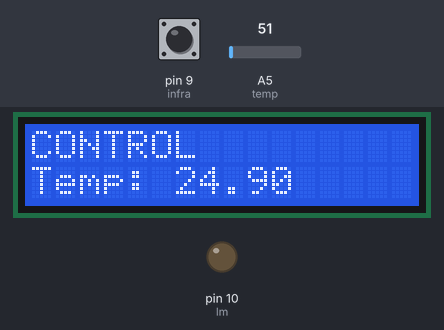
Bench run of a sketch on a simulated Arduino Uno, built with avr-gcc and run on an emulated ATmega328P. On the bench: 16×2 character LCD, output pins drawn as LEDs (lit = HIGH). The test bench sets the inputs (shaded band); at power-on: pin 9 (infra) HIGH, A5 (temp) = 51. Pins used as bus, display or sensor lines are not drawn.

Above: at 3.2 s.
3.3 s: pin 9 (infra) driven LOW
At 3.4 s:
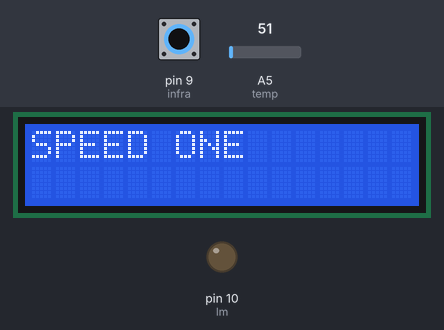
5.4 s: pin 9 (infra) driven HIGH
At 6.7 s:
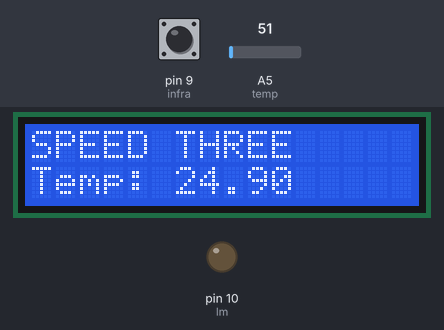
7.0 s: A5 (temp) set to 61
At 8.0 s:
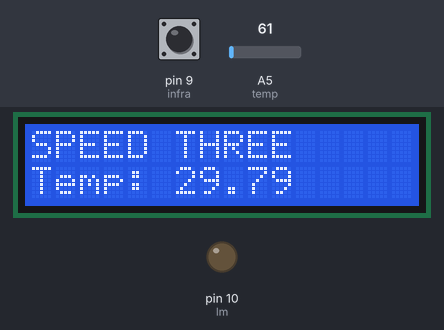
8.5 s: A5 (temp) set to 71
At 9.1 s:
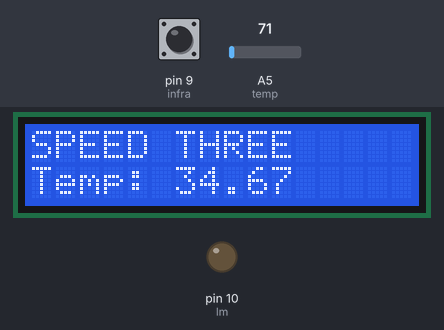
10.0 s: A5 (temp) set to 86
At 11.2 s:
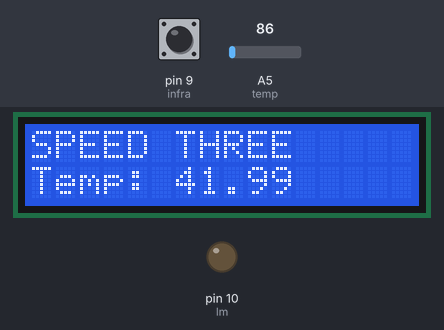
11.5 s: pin 9 (infra) pulsed LOW 5 times (0.12 s each, 0.3 s apart)
At 13.8 s:
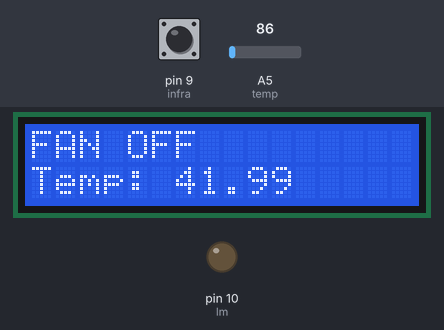
Timing chart, 0 to 15.3 s (numbered marks = the images above; inputs shaded):
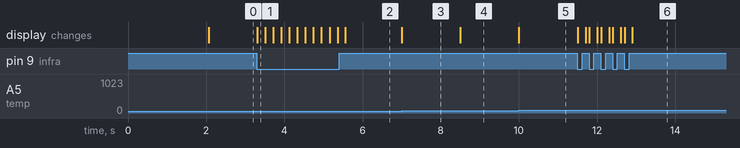

Measured:
- after the input at 3.3 s, the display: changes at once (image 1)
- after the input at 5.4 s, the display: changes after 0.16 s (image 2)
- after the input at 7.0 s, the display: changes at once (image 3)
- after the input at 8.5 s, the display: changes at once (image 4)
- after the input at 10.0 s, the display: changes at once (image 5)
- after the input at 11.5 s, the display: first changes at once (image 6 shows a later state)

The sketch:

contol_reload_sep06b.ino
```cpp
#include <LiquidCrystal.h>
int r1 = 2;
int r2 = 3;
int r3 = 4;
int temp= A5;
int infra = 9;
int counter = 1;
int lm = 10;
int breaker = 0;

LiquidCrystal lcd (13,12,5,6,7,8);
void setup() {
  Serial.begin(9600);
  pinMode(infra, INPUT);
  pinMode(r1, OUTPUT);
  pinMode(r2, OUTPUT);
  pinMode(r3, OUTPUT);
  pinMode(temp, INPUT);
  pinMode(lm, OUTPUT);

  digitalWrite(r1, LOW);
    digitalWrite(r2, LOW);
    digitalWrite(r3, LOW);
    digitalWrite(lm, LOW);

  lcd.begin(16, 2);
  lcd.print("CONTROL");
  delay(2000);
}

void loop() {
  float volt =  (analogRead(temp)/1024.0)*5.0;

  float result = (volt * 1.0)/0.01;
  lcd.setCursor(0,1);
  lcd.print("Temp: ");
  lcd.setCursor(6,1);
  lcd.print(result);

  if(result >= 37 && breaker == 0 ) {
    digitalWrite(r3, HIGH);
   }
   else{
    digitalWrite(r3, LOW);
   }


  if(digitalRead(infra)== LOW){
    breaker ++;
    process();
  }
}

void process(){

  if(counter == 1){
    lcd.clear();
    digitalWrite(r1, HIGH);
    digitalWrite(r2, LOW);
    digitalWrite(r3, LOW);
    lcd.print("SPEED ONE");
    counter ++;
    delay(200);
  }

  else if(counter == 2){
    lcd.clear();
    digitalWrite(r1, LOW);
    digitalWrite(r2, HIGH);
    digitalWrite(r3, LOW);
    lcd.setCursor(0,0);
    lcd.print("SPEED TWO");
    counter ++;
    delay(200);
  }

  else if(counter == 3){
    lcd.clear();
    digitalWrite(r1, LOW);
    digitalWrite(r2, LOW);
    digitalWrite(r3, HIGH);
    lcd.setCursor(0,0);
    lcd.print("SPEED THREE");
    counter ++;
    delay(200);
  }

  else if(counter == 4){
    lcd.clear();
    digitalWrite(r1, LOW);
    digitalWrite(r2, LOW);
    digitalWrite(r3, LOW);
    lcd.print("FAN OFF");
    counter = 1;
    breaker = 0;
    delay(200);
  }
}
```
